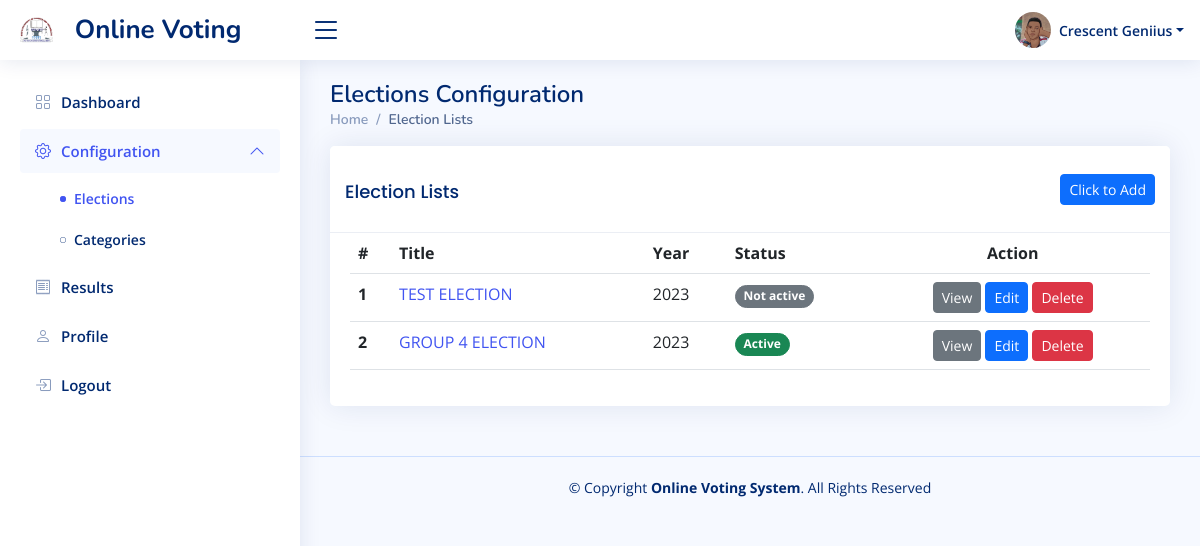
/index.php?page=election_config (signed in), run on the app's committed database.
### tables this page shows
CREATE TABLE `users` (
  `id` int(11) NOT NULL,
  `name` varchar(255) NOT NULL,
  `username` varchar(255) NOT NULL,
  `email` varchar(255) DEFAULT NULL,
  `phone` varchar(255) DEFAULT NULL,
  `profile_picture` varchar(255) DEFAULT NULL,
  `password` varchar(255) NOT NULL,
  `type` tinyint(4) NOT NULL DEFAULT 1,
  `updated_by` int(11) DEFAULT NULL,
  `created_at` timestamp NOT NULL DEFAULT current_timestamp(),
  `updated_at` timestamp NULL DEFAULT NULL ON UPDATE current_timestamp()
);

CREATE TABLE `election` (
  `id` int(11) NOT NULL,
  `title` varchar(255) NOT NULL,
  `year` varchar(255) NOT NULL,
  `voters` varchar(255) NOT NULL,
  `starttime` timestamp NULL DEFAULT NULL,
  `endtime` timestamp NULL DEFAULT NULL,
  `description` varchar(255) DEFAULT NULL,
  `status` tinyint(1) NOT NULL DEFAULT 0 COMMENT '0 - Is not active, 1 - Is Active',
  `can_vote` tinyint(4) DEFAULT NULL,
  `report_path` varchar(255) DEFAULT NULL,
  `added_by` int(11) DEFAULT NULL,
  `updated_by` int(11) DEFAULT NULL,
  `created_at` timestamp NOT NULL DEFAULT current_timestamp(),
  `updated_at` timestamp NULL DEFAULT NULL ON UPDATE current_timestamp()
);

### election_config.php (the view, shortened to what this page needs)
<div class="pagetitle">
  <h1>Elections Configuration</h1>
  <nav>
    <ol class="breadcrumb">
      <li class="breadcrumb-item"><a href="index.php">Home</a></li>
      <li class="breadcrumb-item active">Election Lists</li>
    </ol>
  </nav>
</div>
<section class="section">
  <div class="card">
    <div class="card-header d-flex align-items-center justify-content-between">
      <h5 class="card-title m-0">Election Lists</h5>
      <a href="#" type="button" class="btn btn-primary btn-sm" data-bs-toggle="modal" data-bs-target="#addElection">Click to Add</a>
    </div>
    <div class="card-body table-responsive">
      <table class="table table-hover text-nowrap">
        <thead>
          <tr>
            <th scope="col">#</th>
            <th scope="col">Title</th>
            <th scope="col">Year</th>
            <th scope="col">Status</th>
            <th class="text-center" scope="col">Action</th>
          </tr>
        </thead>
        <tbody class="election">
          <?php
          $i = 1;
          $election = $conn->prepare("SELECT * FROM election ORDER BY id DESC");
          $election->execute();
          $result = $election->get_result();
          while ($row = $result->fetch_assoc()) {
            echo '<tr>
                    <th scope="row">' . $i++ . '</th>
                    <td><a href="index.php?page=candidates&election_id=' . $row['id'] . '">' . $row['title'] . '</a></td>
                    <td>' . $row['year'];
            if ($row['status'] === 0) {
              echo '<td><a href="#" name="status" class="btn badge rounded-pill btn-secondary election-status" data-id="' . $row['id'] . '" data-status="1" data-name="Activate">Not active</a></td>';
            } else {
              echo '<td><a href="#" name="status" class="btn badge rounded-pill btn-success election-status" data-id="' . $row['id'] . '" data-status="0" data-name="Deactivate">Active</a></td>';
            }
            echo '<td class="text-center"><a href="#" class="btn btn-secondary btn-sm open-modal" data-bs-toggle="modal" data-bs-target="#viewElection" data-id="' . $row['id'] . '">View</a>
                        <a href="#" class="btn btn-primary btn-sm edit-election-modal" data-bs-toggle="modal" data-bs-target="#editElection" data-id="' . $row['id'] . '">Edit</a>
                        <a href="#" class="btn btn-danger btn-sm delete-election" data-id="' . $row['id'] . '" data-name="' . $row['title'] . '">Delete</a></td>
                  </tr>';
          } ?>
        </tbody>
      </table>
    </div>
  </div>
</section>

### includes/header.php (shortened to what this page needs)
<?php
include 'config/dbconnection.php';
$userId = $_SESSION['login_id'];
$stmt = $conn->prepare("SELECT * FROM users WHERE id = ?");
$stmt->bind_param('i', $userId);
$stmt->execute();
$row = $stmt->get_result()->fetch_assoc();
?>
<header id="header hide" class="header fixed-top d-flex align-items-center">
  <div class="d-flex align-items-center justify-content-between">
    <a href="index.php" class="logo d-flex align-items-center">
      <img src="assets/img/logo.jpg" class="d-md-nones" alt="">
      <span class="d-none d-lg-block ps-3">Online Voting</span>
    </a>
    <i class="bi bi-list toggle-sidebar-btn"></i>
  </div>
  <nav class="header-nav ms-auto">
    <ul class="d-flex align-items-center">
      <li class="nav-item dropdown pe-3">
        <a class="nav-link nav-profile d-flex align-items-center pe-0" href="#" data-bs-toggle="dropdown">
          <?php
          if ($row['profile_picture']) {
            $profile_picture = $row['profile_picture'];
            $profile_picture_path = 'assets/img/profile/users/' . $profile_picture;
            if (file_exists($profile_picture_path)) {
              echo '<img src="' . $profile_picture_path . '" alt="Profile Picture" class="rounded-circle">';
            }
          } else { ?>
            <img src="assets/img/user.png" alt="Profile" class="rounded-circle">
          <?php } ?>
          <span class="d-none d-md-block dropdown-toggle ps-2"><?php echo $row['name'] ?></span>
        </a>
      </li>
    </ul>
  </nav>
</header>

### assets/css/style.css (style rules this page uses)
:root { scroll-behavior: smooth; }
body { font-family: "Open Sans", sans-serif; background: #f6f9ff; color: #444444; }
a { color: #4154f1; text-decoration: none; }
h1, h2, h3, h4, h5, h6 { font-family: "Nunito", sans-serif; }
.pagetitle { margin-bottom: 10px; }
.pagetitle h1 { font-size: 24px; margin-bottom: 0; font-weight: 600; color: #012970; }
.card { margin-bottom: 30px; border: none; border-radius: 5px; box-shadow: 0px 0 30px rgba(1, 41, 112, 0.1); }
.card-header, .card-footer { border-color: #ebeef4; background-color: #fff; color: #798eb3; padding: 15px; }
.card-title { padding: 20px 0 15px 0; font-size: 18px; font-weight: 500; color: #012970; font-family: "Poppins", sans-serif; }
.card-body { padding: 0 20px 20px 20px; }
.breadcrumb { font-size: 14px; font-family: "Nunito", sans-serif; color: #899bbd; font-weight: 600; }
.breadcrumb a { color: #899bbd; transition: 0.3s; }
.breadcrumb .breadcrumb-item::before { color: #899bbd; }
.breadcrumb .active { color: #51678f; font-weight: 600; }
.logo { line-height: 1; }
@media (min-width: 1200px) { .logo { width: 280px; } }
.logo img { max-height: 26px; margin-right: 6px; }
.logo span { font-size: 26px; font-weight: 700; color: #012970; font-family: "Nunito", sans-serif; }
.header { transition: all 0.5s; z-index: 997; height: 60px; box-shadow: 0px 2px 20px rgba(1, 41, 112, 0.1); background-color: #fff; padding-left: 20px; }
.header .toggle-sidebar-btn { font-size: 32px; padding-left: 10px; cursor: pointer; color: #012970; }
.header-nav ul { list-style: none; }
.header-nav>ul { margin: 0; padding: 0; }
.header-nav .nav-profile { color: #012970; }
.header-nav .nav-profile img { max-height: 36px; }
.header-nav .nav-profile span { font-size: 14px; font-weight: 600; }

### data on the page
users: profile_picture (picture), name "Crescent Geniius"
election: title "TEST ELECTION", year "2023"
election: title "GROUP 4 ELECTION", year "2023"
